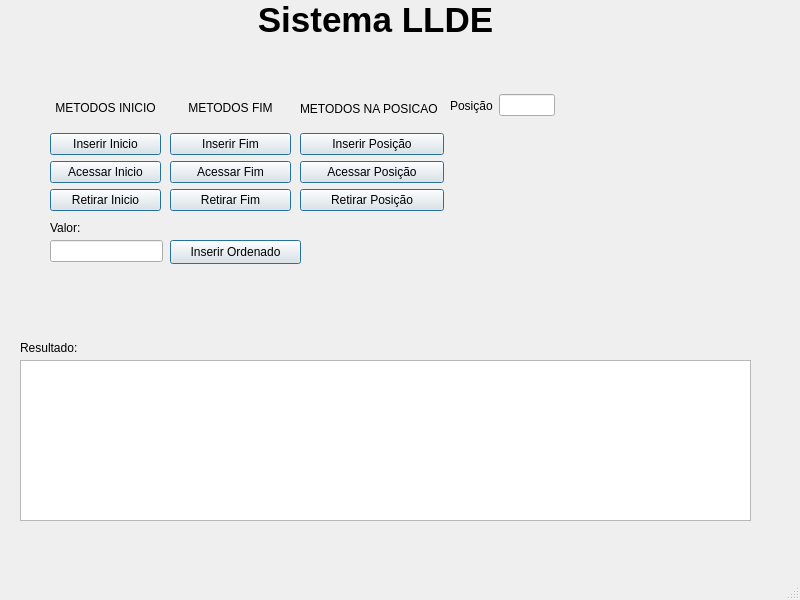
<?xml version="1.0" encoding="UTF-8"?>
<ui version="4.0">
 <class>MainWindow</class>
 <widget class="QMainWindow" name="MainWindow">
  <property name="geometry">
   <rect>
    <x>0</x>
    <y>0</y>
    <width>800</width>
    <height>600</height>
   </rect>
  </property>
  <property name="windowTitle">
   <string>MainWindow</string>
  </property>
  <widget class="QWidget" name="centralwidget">
   <widget class="QLabel" name="label">
    <property name="geometry">
     <rect>
      <x>250</x>
      <y>0</y>
      <width>251</width>
      <height>41</height>
     </rect>
    </property>
    <property name="text">
     <string>&lt;html&gt;&lt;head/&gt;&lt;body&gt;&lt;p align=&quot;center&quot;&gt;&lt;span style=&quot; font-size:26pt; font-weight:700;&quot;&gt;Sistema LLDE&lt;/span&gt;&lt;/p&gt;&lt;/body&gt;&lt;/html&gt;</string>
    </property>
   </widget>
   <widget class="QTextEdit" name="textEdit">
    <property name="geometry">
     <rect>
      <x>20</x>
      <y>360</y>
      <width>731</width>
      <height>161</height>
     </rect>
    </property>
    <property name="readOnly">
     <bool>true</bool>
    </property>
   </widget>
   <widget class="QLabel" name="label_2">
    <property name="geometry">
     <rect>
      <x>20</x>
      <y>340</y>
      <width>71</width>
      <height>16</height>
     </rect>
    </property>
    <property name="text">
     <string>Resultado:</string>
    </property>
   </widget>
   <widget class="QWidget" name="layoutWidget">
    <property name="geometry">
     <rect>
      <x>50</x>
      <y>90</y>
      <width>111</width>
      <height>121</height>
     </rect>
    </property>
    <layout class="QVBoxLayout" name="verticalLayout">
     <item>
      <widget class="QLabel" name="label_3">
       <property name="text">
        <string>&lt;html&gt;&lt;head/&gt;&lt;body&gt;&lt;p align=&quot;center&quot;&gt;METODOS INICIO&lt;/p&gt;&lt;/body&gt;&lt;/html&gt;</string>
       </property>
      </widget>
     </item>
     <item>
      <widget class="QPushButton" name="pushButtonInserirInicio">
       <property name="cursor">
        <cursorShape>PointingHandCursor</cursorShape>
       </property>
       <property name="text">
        <string>Inserir Inicio</string>
       </property>
       <property name="icon">
        <iconset theme="list-add">
         <normaloff>.</normaloff>.</iconset>
       </property>
       <property name="default">
        <bool>true</bool>
       </property>
      </widget>
     </item>
     <item>
      <widget class="QPushButton" name="pushButtonAcessarInicio">
       <property name="cursor">
        <cursorShape>PointingHandCursor</cursorShape>
       </property>
       <property name="text">
        <string>Acessar Inicio</string>
       </property>
       <property name="icon">
        <iconset theme="edit-find">
         <normaloff>.</normaloff>.</iconset>
       </property>
       <property name="default">
        <bool>true</bool>
       </property>
      </widget>
     </item>
     <item>
      <widget class="QPushButton" name="pushButtonRetirarInicio">
       <property name="cursor">
        <cursorShape>PointingHandCursor</cursorShape>
       </property>
       <property name="text">
        <string>Retirar Inicio</string>
       </property>
       <property name="icon">
        <iconset theme="list-remove">
         <normaloff>.</normaloff>.</iconset>
       </property>
       <property name="default">
        <bool>true</bool>
       </property>
      </widget>
     </item>
    </layout>
   </widget>
   <widget class="QWidget" name="layoutWidget">
    <property name="geometry">
     <rect>
      <x>170</x>
      <y>90</y>
      <width>121</width>
      <height>121</height>
     </rect>
    </property>
    <layout class="QVBoxLayout" name="verticalLayout_2">
     <item>
      <widget class="QLabel" name="label_4">
       <property name="text">
        <string>&lt;html&gt;&lt;head/&gt;&lt;body&gt;&lt;p align=&quot;center&quot;&gt;METODOS FIM&lt;/p&gt;&lt;/body&gt;&lt;/html&gt;</string>
       </property>
      </widget>
     </item>
     <item>
      <widget class="QPushButton" name="pushButtonInserirFim">
       <property name="cursor">
        <cursorShape>PointingHandCursor</cursorShape>
       </property>
       <property name="text">
        <string>Inserir Fim</string>
       </property>
       <property name="icon">
        <iconset theme="list-add">
         <normaloff>.</normaloff>.</iconset>
       </property>
       <property name="default">
        <bool>true</bool>
       </property>
      </widget>
     </item>
     <item>
      <widget class="QPushButton" name="pushButtonAcessarFim">
       <property name="cursor">
        <cursorShape>PointingHandCursor</cursorShape>
       </property>
       <property name="text">
        <string>Acessar Fim</string>
       </property>
       <property name="icon">
        <iconset theme="edit-find">
         <normaloff>.</normaloff>.</iconset>
       </property>
       <property name="default">
        <bool>true</bool>
       </property>
      </widget>
     </item>
     <item>
      <widget class="QPushButton" name="pushButtonRetirarFim">
       <property name="cursor">
        <cursorShape>PointingHandCursor</cursorShape>
       </property>
       <property name="text">
        <string>Retirar Fim</string>
       </property>
       <property name="icon">
        <iconset theme="list-remove">
         <normaloff>.</normaloff>.</iconset>
       </property>
       <property name="default">
        <bool>true</bool>
       </property>
      </widget>
     </item>
    </layout>
   </widget>
   <widget class="QLineEdit" name="lineEdit">
    <property name="geometry">
     <rect>
      <x>50</x>
      <y>240</y>
      <width>113</width>
      <height>22</height>
     </rect>
    </property>
   </widget>
   <widget class="QLabel" name="label_5">
    <property name="geometry">
     <rect>
      <x>50</x>
      <y>220</y>
      <width>41</width>
      <height>16</height>
     </rect>
    </property>
    <property name="text">
     <string>Valor:</string>
    </property>
   </widget>
   <widget class="QPushButton" name="pushButtonInserirOrd">
    <property name="geometry">
     <rect>
      <x>170</x>
      <y>240</y>
      <width>131</width>
      <height>24</height>
     </rect>
    </property>
    <property name="cursor">
     <cursorShape>PointingHandCursor</cursorShape>
    </property>
    <property name="text">
     <string>Inserir Ordenado</string>
    </property>
    <property name="icon">
     <iconset theme="go-next">
      <normaloff>.</normaloff>.</iconset>
    </property>
    <property name="autoDefault">
     <bool>false</bool>
    </property>
    <property name="default">
     <bool>true</bool>
    </property>
   </widget>
   <widget class="QWidget" name="layoutWidget">
    <property name="geometry">
     <rect>
      <x>300</x>
      <y>90</y>
      <width>144</width>
      <height>121</height>
     </rect>
    </property>
    <layout class="QVBoxLayout" name="verticalLayout_3">
     <item>
      <widget class="QLabel" name="label_6">
       <property name="text">
        <string>METODOS NA POSICAO</string>
       </property>
      </widget>
     </item>
     <item>
      <widget class="QPushButton" name="pushButtonInserirPos">
       <property name="cursor">
        <cursorShape>PointingHandCursor</cursorShape>
       </property>
       <property name="text">
        <string>Inserir Posição</string>
       </property>
       <property name="icon">
        <iconset theme="list-add">
         <normaloff>.</normaloff>.</iconset>
       </property>
       <property name="default">
        <bool>true</bool>
       </property>
      </widget>
     </item>
     <item>
      <widget class="QPushButton" name="pushButtonAcessarPos">
       <property name="cursor">
        <cursorShape>PointingHandCursor</cursorShape>
       </property>
       <property name="text">
        <string>Acessar Posição</string>
       </property>
       <property name="icon">
        <iconset theme="edit-find">
         <normaloff>.</normaloff>.</iconset>
       </property>
       <property name="default">
        <bool>true</bool>
       </property>
      </widget>
     </item>
     <item>
      <widget class="QPushButton" name="pushButtonRetirarPos">
       <property name="cursor">
        <cursorShape>PointingHandCursor</cursorShape>
       </property>
       <property name="text">
        <string>Retirar Posição</string>
       </property>
       <property name="icon">
        <iconset theme="list-remove">
         <normaloff>.</normaloff>.</iconset>
       </property>
       <property name="default">
        <bool>true</bool>
       </property>
      </widget>
     </item>
    </layout>
   </widget>
   <widget class="QWidget" name="layoutWidget">
    <property name="geometry">
     <rect>
      <x>450</x>
      <y>90</y>
      <width>105</width>
      <height>31</height>
     </rect>
    </property>
    <layout class="QHBoxLayout" name="horizontalLayout">
     <item>
      <widget class="QLabel" name="label_7">
       <property name="text">
        <string>Posição</string>
       </property>
      </widget>
     </item>
     <item>
      <widget class="QLineEdit" name="lineEditPosicao"/>
     </item>
    </layout>
   </widget>
   <widget class="QLabel" name="label_img">
    <property name="geometry">
     <rect>
      <x>660</x>
      <y>0</y>
      <width>141</width>
      <height>191</height>
     </rect>
    </property>
    <property name="text">
     <string/>
    </property>
    <property name="scaledContents">
     <bool>true</bool>
    </property>
   </widget>
  </widget>
  <widget class="QMenuBar" name="menubar">
   <property name="geometry">
    <rect>
     <x>0</x>
     <y>0</y>
     <width>800</width>
     <height>20</height>
    </rect>
   </property>
  </widget>
  <widget class="QStatusBar" name="statusbar"/>
 </widget>
 <resources/>
 <connections/>
</ui>
